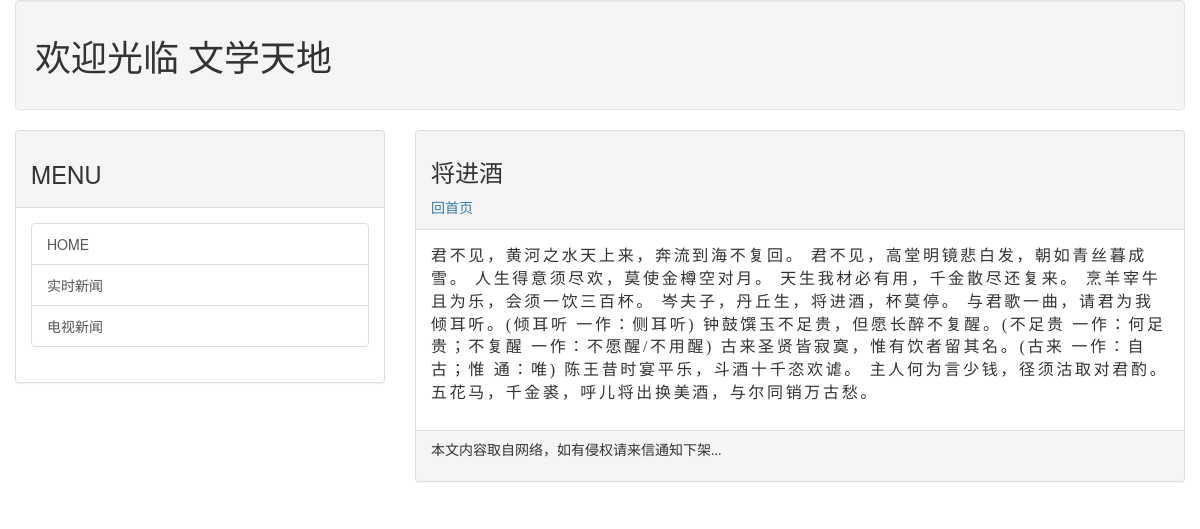
The app's page /post/libai/ with its own data.
### mblog/models.py (models this page shows, shortened)
class Post(models.Model):
    title = models.CharField('标题', max_length=200)
    slug = models.CharField('标识', max_length=200)
    body = models.TextField()
    pub_date = models.DateTimeField('发表日期', default=timezone.now)
    class Meta:
        ordering = ('-pub_date',)
        verbose_name_plural = '文章'

### mblog/views.py (the view)
# urls.py: path('post/<slug:slug>/', blog_views.showpost),
def showpost(request, slug):
    template = get_template("post.html")
    try:
        post = Post.objects.get(slug=slug)
        if post != None:
            html = template.render(locals())
            return HttpResponse(html)
    except:
        return redirect("/")

### templates/post.html (shortened to what this page needs)
{% extends 'base.html' %}
{% block headmessage %}
    <h3 style="font-family: 微软雅黑;">{{ post.title }}</h3>
    <a style="font-family: 微软雅黑;" href="/">回首页</a>
{% endblock %}
{% block content %}
        <p style="font-family: 微软雅黑;font-size: 12pt;letter-spacing: 2pt">
            {{ post.body }}
        </p>
{% endblock %}

### records on screen
Post: title "将进酒", body "君不见，黄河之水天上来，奔流到海不复回。 君不见，高堂明镜悲白发，朝如青丝暮成雪。 人生得意须尽欢，莫使金樽空对月。 天生我材必有用，千金散尽还复来。 烹羊宰牛且为乐，会须一饮三百杯。 岑夫子，丹丘生，将进酒，杯莫停。 与君歌一曲，请君为我倾耳听。(倾耳听 一作：侧耳听) 钟鼓馔玉不足贵，但愿长醉不复醒。(不足贵 一作：何足贵；不复醒 一作：不愿醒/不用醒) 古来圣贤皆寂寞，惟有饮者留其名。(古来 一作：自古；惟 通：唯) 陈王昔时宴平乐，斗酒十千恣欢谑。 主人何为言少钱，径须沽取对君酌。 五花马，千金裘，呼儿将出换美酒，与尔同销万古愁。"
